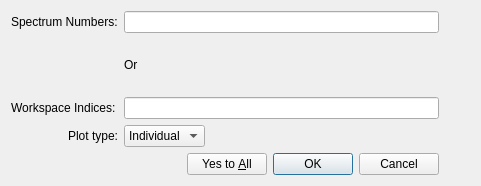
<?xml version="1.0" encoding="UTF-8"?>
<ui version="4.0">
 <class>Dialog</class>
 <widget class="QDialog" name="Dialog">
  <property name="geometry">
   <rect>
    <x>0</x>
    <y>0</y>
    <width>481</width>
    <height>186</height>
   </rect>
  </property>
  <property name="windowTitle">
   <string>Plot 1D</string>
  </property>
  <layout class="QGridLayout" name="gridLayout">
   <item row="4" column="0">
    <widget class="QLabel" name="label_3">
     <property name="text">
      <string>Plot type:</string>
     </property>
     <property name="alignment">
      <set>Qt::AlignRight|Qt::AlignTrailing|Qt::AlignVCenter</set>
     </property>
    </widget>
   </item>
   <item row="5" column="1">
    <widget class="QDialogButtonBox" name="buttonBox">
     <property name="standardButtons">
      <set>QDialogButtonBox::Cancel|QDialogButtonBox::Ok|QDialogButtonBox::YesToAll</set>
     </property>
     <property name="centerButtons">
      <bool>false</bool>
     </property>
    </widget>
   </item>
   <item row="0" column="1">
    <widget class="QLineEdit" name="specNums"/>
   </item>
   <item row="2" column="0">
    <widget class="QLabel" name="label_2">
     <property name="text">
      <string>Workspace Indices:</string>
     </property>
    </widget>
   </item>
   <item row="2" column="1">
    <widget class="QLineEdit" name="wkspIndices"/>
   </item>
   <item row="0" column="0">
    <widget class="QLabel" name="label">
     <property name="text">
      <string>Spectrum Numbers:</string>
     </property>
    </widget>
   </item>
   <item row="4" column="1">
    <layout class="QHBoxLayout" name="horizontalLayout">
     <item>
      <widget class="QComboBox" name="plotType">
       <property name="sizePolicy">
        <sizepolicy hsizetype="Minimum" vsizetype="Fixed">
         <horstretch>0</horstretch>
         <verstretch>0</verstretch>
        </sizepolicy>
       </property>
       <item>
        <property name="text">
         <string>Individual</string>
        </property>
       </item>
      </widget>
     </item>
     <item>
      <spacer name="horizontalSpacer">
       <property name="orientation">
        <enum>Qt::Horizontal</enum>
       </property>
       <property name="sizeHint" stdset="0">
        <size>
         <width>40</width>
         <height>20</height>
        </size>
       </property>
      </spacer>
     </item>
    </layout>
   </item>
   <item row="1" column="1">
    <widget class="QLabel" name="label_4">
     <property name="text">
      <string>Or</string>
     </property>
    </widget>
   </item>
   <item row="0" column="2">
    <widget class="QPushButton" name="specNumsValid">
     <property name="sizePolicy">
      <sizepolicy hsizetype="Fixed" vsizetype="Fixed">
       <horstretch>0</horstretch>
       <verstretch>0</verstretch>
      </sizepolicy>
     </property>
     <property name="maximumSize">
      <size>
       <width>25</width>
       <height>16777215</height>
      </size>
     </property>
     <property name="text">
      <string/>
     </property>
     <property name="iconSize">
      <size>
       <width>16</width>
       <height>16</height>
      </size>
     </property>
     <property name="flat">
      <bool>true</bool>
     </property>
    </widget>
   </item>
   <item row="2" column="2">
    <widget class="QPushButton" name="wkspIndicesValid">
     <property name="enabled">
      <bool>true</bool>
     </property>
     <property name="sizePolicy">
      <sizepolicy hsizetype="Fixed" vsizetype="Fixed">
       <horstretch>0</horstretch>
       <verstretch>0</verstretch>
      </sizepolicy>
     </property>
     <property name="maximumSize">
      <size>
       <width>25</width>
       <height>16777215</height>
      </size>
     </property>
     <property name="text">
      <string/>
     </property>
     <property name="iconSize">
      <size>
       <width>16</width>
       <height>16</height>
      </size>
     </property>
     <property name="flat">
      <bool>true</bool>
     </property>
    </widget>
   </item>
  </layout>
 </widget>
 <resources/>
 <connections/>
</ui>
